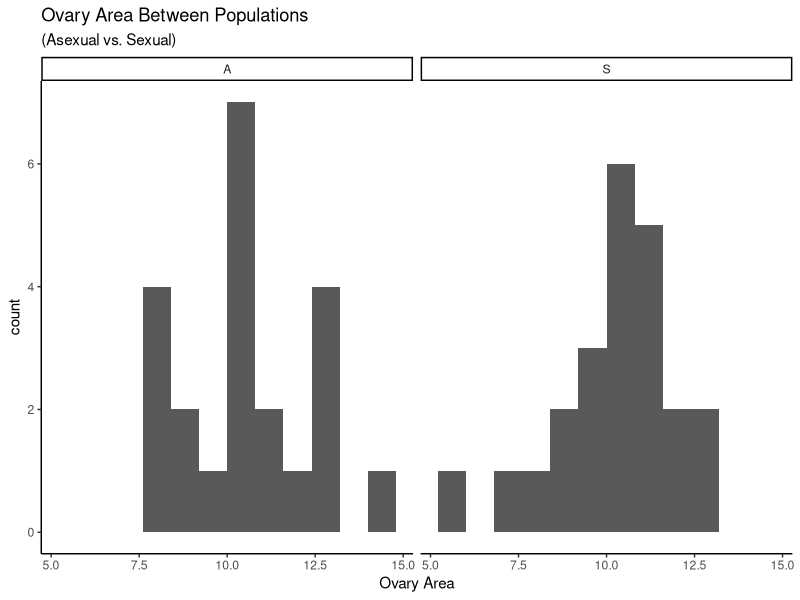

The R script that drew this image:
## ---- chunk 1
knitr::opts_chunk$set(echo = TRUE)

## ---- chunk 2
cc1_data<-read.csv("./BIOL343_Week3/A1_Data_Excelcopy.csv")
cc1_cleandata=cc1_data[0:45, 0:8]
cc1_cleandata$ovary_area=cc1_cleandata$ovarywidth*cc1_cleandata$ovaryheight
#./BIOL343_Week3/
head(cc1_cleandata)

#Import Libraries 
library(ggplot2)
library(knitr)
## ---- chunk 3
#Does include=F make more sense or echo=F? 

area_means=aggregate(ovary_area ~ populationtype, data=cc1_cleandata, FUN=mean, na.rm = TRUE)
area_means


## ---- chunk 4
#Confirm that the echo=F choice is correct (what did others use?)
kable(area_means, caption="Mean Ovary Area across Asexual (A) and Sexual (S) Population Types")

## ---- chunk 5

Hist_cc1_cleandata=ggplot(aes(x = ovary_area), data=cc1_cleandata) + geom_histogram(binwidth=0.8) + theme_classic() + labs(title = "Ovary Area Between Populations", subtitle = "(Asexual vs. Sexual)", x = "Ovary Area", y="count")

#expression (" * mm^2 * ")")
#Hist_cc1_cleandata

Hist_cc1final=Hist_cc1_cleandata + facet_wrap(vars(populationtype)) 
Hist_cc1final
